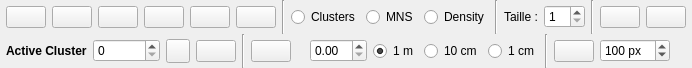
<?xml version="1.0" encoding="UTF-8"?>
<ui version="4.0">
 <class>PB_ActionSegmentCrownsOptions</class>
 <widget class="QWidget" name="PB_ActionSegmentCrownsOptions">
  <property name="geometry">
   <rect>
    <x>0</x>
    <y>0</y>
    <width>692</width>
    <height>68</height>
   </rect>
  </property>
  <property name="windowTitle">
   <string>Form</string>
  </property>
  <layout class="QHBoxLayout" name="horizontalLayout">
   <property name="leftMargin">
    <number>0</number>
   </property>
   <property name="topMargin">
    <number>0</number>
   </property>
   <property name="rightMargin">
    <number>0</number>
   </property>
   <property name="bottomMargin">
    <number>0</number>
   </property>
   <item>
    <widget class="QWidget" name="wd_toolbar" native="true">
     <layout class="QVBoxLayout" name="verticalLayout">
      <property name="spacing">
       <number>0</number>
      </property>
      <property name="leftMargin">
       <number>0</number>
      </property>
      <property name="topMargin">
       <number>0</number>
      </property>
      <property name="rightMargin">
       <number>0</number>
      </property>
      <property name="bottomMargin">
       <number>0</number>
      </property>
      <item>
       <widget class="QWidget" name="wd_main" native="true">
        <layout class="QHBoxLayout" name="horizontalLayout_2">
         <property name="spacing">
          <number>6</number>
         </property>
         <property name="leftMargin">
          <number>6</number>
         </property>
         <property name="topMargin">
          <number>0</number>
         </property>
         <property name="rightMargin">
          <number>0</number>
         </property>
         <property name="bottomMargin">
          <number>0</number>
         </property>
         <item>
          <widget class="QPushButton" name="pb_pickup">
           <property name="text">
            <string/>
           </property>
           <property name="icon">
            <iconset resource="../../resource.qrc">
             <normaloff>:/icons/pipette.png</normaloff>:/icons/pipette.png</iconset>
           </property>
           <property name="iconSize">
            <size>
             <width>24</width>
             <height>24</height>
            </size>
           </property>
           <property name="checkable">
            <bool>true</bool>
           </property>
           <attribute name="buttonGroup">
            <string notr="true">bg_mode</string>
           </attribute>
          </widget>
         </item>
         <item>
          <widget class="QPushButton" name="pb_drawLimit">
           <property name="text">
            <string/>
           </property>
           <property name="icon">
            <iconset resource="../../resource.qrc">
             <normaloff>:/icons/limits.png</normaloff>:/icons/limits.png</iconset>
           </property>
           <property name="iconSize">
            <size>
             <width>24</width>
             <height>24</height>
            </size>
           </property>
           <property name="checkable">
            <bool>true</bool>
           </property>
           <attribute name="buttonGroup">
            <string notr="true">bg_mode</string>
           </attribute>
          </widget>
         </item>
         <item>
          <widget class="QPushButton" name="pb_fill">
           <property name="text">
            <string/>
           </property>
           <property name="icon">
            <iconset resource="../../resource.qrc">
             <normaloff>:/icons/fill.png</normaloff>:/icons/fill.png</iconset>
           </property>
           <property name="iconSize">
            <size>
             <width>24</width>
             <height>24</height>
            </size>
           </property>
           <property name="checkable">
            <bool>true</bool>
           </property>
           <attribute name="buttonGroup">
            <string notr="true">bg_mode</string>
           </attribute>
          </widget>
         </item>
         <item>
          <widget class="QPushButton" name="pb_fillMode">
           <property name="text">
            <string/>
           </property>
           <property name="icon">
            <iconset resource="../../resource.qrc">
             <normaloff>:/icons/fillMode_std.png</normaloff>
             <normalon>:/icons/fillMode_full.png</normalon>:/icons/fillMode_std.png</iconset>
           </property>
           <property name="iconSize">
            <size>
             <width>24</width>
             <height>24</height>
            </size>
           </property>
           <property name="checkable">
            <bool>true</bool>
           </property>
           <property name="checked">
            <bool>false</bool>
           </property>
          </widget>
         </item>
         <item>
          <widget class="QPushButton" name="pb_freemove">
           <property name="toolTip">
            <string>Switch in &quot;free move&quot; mode (shortcut : f)</string>
           </property>
           <property name="text">
            <string/>
           </property>
           <property name="icon">
            <iconset resource="../../resource.qrc">
             <normaloff>:/icons/move.png</normaloff>:/icons/move.png</iconset>
           </property>
           <property name="iconSize">
            <size>
             <width>24</width>
             <height>24</height>
            </size>
           </property>
           <property name="checkable">
            <bool>true</bool>
           </property>
           <property name="checked">
            <bool>false</bool>
           </property>
           <attribute name="buttonGroup">
            <string notr="true">bg_mode</string>
           </attribute>
          </widget>
         </item>
         <item>
          <widget class="QPushButton" name="pb_centerOnCell">
           <property name="text">
            <string/>
           </property>
           <property name="icon">
            <iconset resource="../../resource.qrc">
             <normaloff>:/icons/center_on_cell.png</normaloff>:/icons/center_on_cell.png</iconset>
           </property>
           <property name="iconSize">
            <size>
             <width>24</width>
             <height>24</height>
            </size>
           </property>
           <property name="checkable">
            <bool>true</bool>
           </property>
           <attribute name="buttonGroup">
            <string notr="true">bg_mode</string>
           </attribute>
          </widget>
         </item>
         <item>
          <widget class="Line" name="line_2">
           <property name="orientation">
            <enum>Qt::Vertical</enum>
           </property>
          </widget>
         </item>
         <item>
          <widget class="QRadioButton" name="rb_clusters">
           <property name="text">
            <string>Clusters</string>
           </property>
           <attribute name="buttonGroup">
            <string notr="true">bg_gridChoice</string>
           </attribute>
          </widget>
         </item>
         <item>
          <widget class="QRadioButton" name="rb_mns">
           <property name="text">
            <string>MNS</string>
           </property>
           <attribute name="buttonGroup">
            <string notr="true">bg_gridChoice</string>
           </attribute>
          </widget>
         </item>
         <item>
          <widget class="QRadioButton" name="rb_density">
           <property name="text">
            <string>Density</string>
           </property>
           <attribute name="buttonGroup">
            <string notr="true">bg_gridChoice</string>
           </attribute>
          </widget>
         </item>
         <item>
          <widget class="Line" name="line">
           <property name="orientation">
            <enum>Qt::Vertical</enum>
           </property>
          </widget>
         </item>
         <item>
          <widget class="QLabel" name="lb_pencilSize">
           <property name="text">
            <string>Taille :</string>
           </property>
          </widget>
         </item>
         <item>
          <widget class="QSpinBox" name="sb_pencilSize">
           <property name="minimum">
            <number>1</number>
           </property>
          </widget>
         </item>
         <item>
          <widget class="Line" name="line_4">
           <property name="orientation">
            <enum>Qt::Vertical</enum>
           </property>
          </widget>
         </item>
         <item>
          <widget class="QPushButton" name="pb_undo">
           <property name="text">
            <string/>
           </property>
           <property name="icon">
            <iconset resource="../../resource.qrc">
             <normaloff>:/icons/undo.png</normaloff>:/icons/undo.png</iconset>
           </property>
           <property name="iconSize">
            <size>
             <width>24</width>
             <height>24</height>
            </size>
           </property>
          </widget>
         </item>
         <item>
          <widget class="QPushButton" name="pb_redo">
           <property name="text">
            <string/>
           </property>
           <property name="icon">
            <iconset resource="../../resource.qrc">
             <normaloff>:/icons/redo.png</normaloff>:/icons/redo.png</iconset>
           </property>
           <property name="iconSize">
            <size>
             <width>24</width>
             <height>24</height>
            </size>
           </property>
          </widget>
         </item>
         <item>
          <spacer name="horizontalSpacer_2">
           <property name="orientation">
            <enum>Qt::Horizontal</enum>
           </property>
           <property name="sizeHint" stdset="0">
            <size>
             <width>40</width>
             <height>20</height>
            </size>
           </property>
          </spacer>
         </item>
        </layout>
       </widget>
      </item>
      <item>
       <widget class="QWidget" name="wd_2D" native="true">
        <layout class="QHBoxLayout" name="horizontalLayout_3">
         <property name="spacing">
          <number>6</number>
         </property>
         <property name="leftMargin">
          <number>6</number>
         </property>
         <property name="topMargin">
          <number>0</number>
         </property>
         <property name="rightMargin">
          <number>0</number>
         </property>
         <property name="bottomMargin">
          <number>0</number>
         </property>
         <item>
          <widget class="QLabel" name="lb_activeCluster">
           <property name="font">
            <font>
             <weight>75</weight>
             <bold>true</bold>
            </font>
           </property>
           <property name="text">
            <string>Active Cluster</string>
           </property>
          </widget>
         </item>
         <item>
          <widget class="QSpinBox" name="sb_activeCluster">
           <property name="maximum">
            <number>999999999</number>
           </property>
          </widget>
         </item>
         <item>
          <widget class="QPushButton" name="pb_activeClusterColor">
           <property name="minimumSize">
            <size>
             <width>24</width>
             <height>24</height>
            </size>
           </property>
           <property name="maximumSize">
            <size>
             <width>24</width>
             <height>24</height>
            </size>
           </property>
           <property name="text">
            <string/>
           </property>
           <property name="icon">
            <iconset resource="../../resource.qrc">
             <normaloff>:/icons/border.png</normaloff>
             <normalon>:/icons/red.png</normalon>:/icons/border.png</iconset>
           </property>
           <property name="iconSize">
            <size>
             <width>24</width>
             <height>24</height>
            </size>
           </property>
           <property name="checkable">
            <bool>true</bool>
           </property>
           <property name="checked">
            <bool>false</bool>
           </property>
          </widget>
         </item>
         <item>
          <widget class="QPushButton" name="pb_addCluster">
           <property name="text">
            <string/>
           </property>
           <property name="icon">
            <iconset resource="../../resource.qrc">
             <normaloff>:/icons/plus.png</normaloff>:/icons/plus.png</iconset>
           </property>
           <property name="iconSize">
            <size>
             <width>20</width>
             <height>20</height>
            </size>
           </property>
           <property name="checkable">
            <bool>true</bool>
           </property>
           <attribute name="buttonGroup">
            <string notr="true">bg_mode</string>
           </attribute>
          </widget>
         </item>
         <item>
          <widget class="Line" name="line_3">
           <property name="orientation">
            <enum>Qt::Vertical</enum>
           </property>
          </widget>
         </item>
         <item>
          <widget class="QPushButton" name="pb_showClusters">
           <property name="toolTip">
            <string>Only shows selected cells</string>
           </property>
           <property name="text">
            <string/>
           </property>
           <property name="icon">
            <iconset resource="../../resource.qrc">
             <normaloff>:/icons/show_all.png</normaloff>
             <normalon>:/icons/show_selected.png</normalon>:/icons/show_all.png</iconset>
           </property>
           <property name="iconSize">
            <size>
             <width>24</width>
             <height>24</height>
            </size>
           </property>
           <property name="checkable">
            <bool>true</bool>
           </property>
          </widget>
         </item>
         <item>
          <widget class="QLabel" name="lb_height">
           <property name="toolTip">
            <string>CRTL Mousewheel</string>
           </property>
           <property name="text">
            <string/>
           </property>
           <property name="pixmap">
            <pixmap resource="../../resource.qrc">:/icons/level.png</pixmap>
           </property>
          </widget>
         </item>
         <item>
          <widget class="QDoubleSpinBox" name="dsb_height"/>
         </item>
         <item>
          <widget class="QRadioButton" name="rb_m">
           <property name="text">
            <string>1 m</string>
           </property>
           <property name="checked">
            <bool>true</bool>
           </property>
           <attribute name="buttonGroup">
            <string notr="true">bg_singleStep</string>
           </attribute>
          </widget>
         </item>
         <item>
          <widget class="QRadioButton" name="rb_dm">
           <property name="text">
            <string>10 cm</string>
           </property>
           <attribute name="buttonGroup">
            <string notr="true">bg_singleStep</string>
           </attribute>
          </widget>
         </item>
         <item>
          <widget class="QRadioButton" name="rb_cm">
           <property name="text">
            <string>1 cm</string>
           </property>
           <attribute name="buttonGroup">
            <string notr="true">bg_singleStep</string>
           </attribute>
          </widget>
         </item>
         <item>
          <widget class="Line" name="line_5">
           <property name="orientation">
            <enum>Qt::Vertical</enum>
           </property>
          </widget>
         </item>
         <item>
          <widget class="QPushButton" name="pb_merge">
           <property name="text">
            <string/>
           </property>
           <property name="icon">
            <iconset resource="../../resource.qrc">
             <normaloff>:/icons/merge.png</normaloff>:/icons/merge.png</iconset>
           </property>
           <property name="iconSize">
            <size>
             <width>24</width>
             <height>24</height>
            </size>
           </property>
          </widget>
         </item>
         <item>
          <widget class="QSpinBox" name="sb_merge">
           <property name="suffix">
            <string> px</string>
           </property>
           <property name="minimum">
            <number>1</number>
           </property>
           <property name="maximum">
            <number>9999</number>
           </property>
           <property name="value">
            <number>100</number>
           </property>
          </widget>
         </item>
         <item>
          <spacer name="horizontalSpacer_3">
           <property name="orientation">
            <enum>Qt::Horizontal</enum>
           </property>
           <property name="sizeHint" stdset="0">
            <size>
             <width>40</width>
             <height>20</height>
            </size>
           </property>
          </spacer>
         </item>
        </layout>
       </widget>
      </item>
     </layout>
    </widget>
   </item>
  </layout>
 </widget>
 <resources>
  <include location="../../resource.qrc"/>
 </resources>
 <connections/>
 <buttongroups>
  <buttongroup name="bg_gridChoice"/>
  <buttongroup name="bg_mode"/>
  <buttongroup name="bg_singleStep"/>
 </buttongroups>
</ui>
